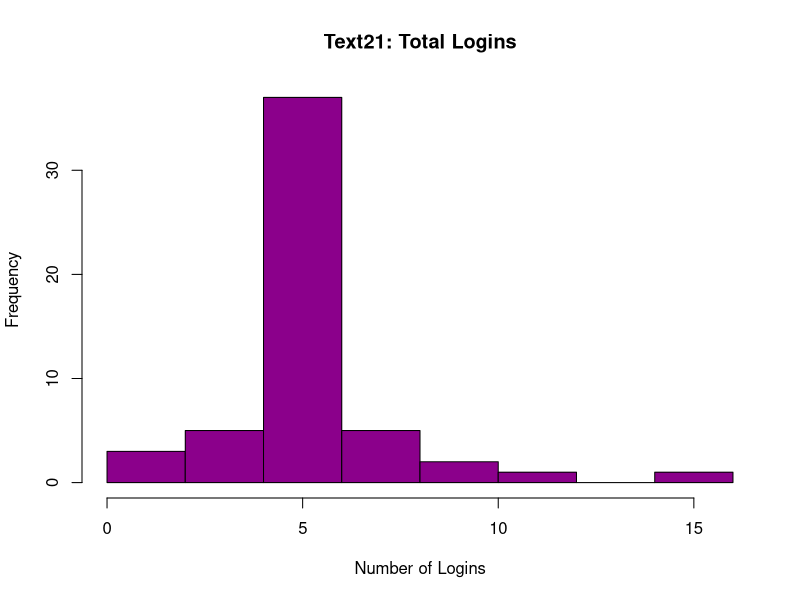
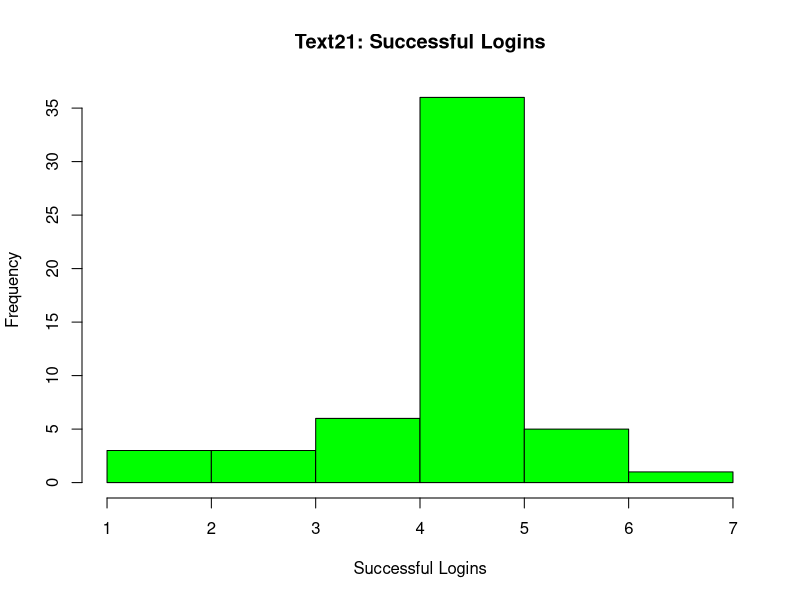
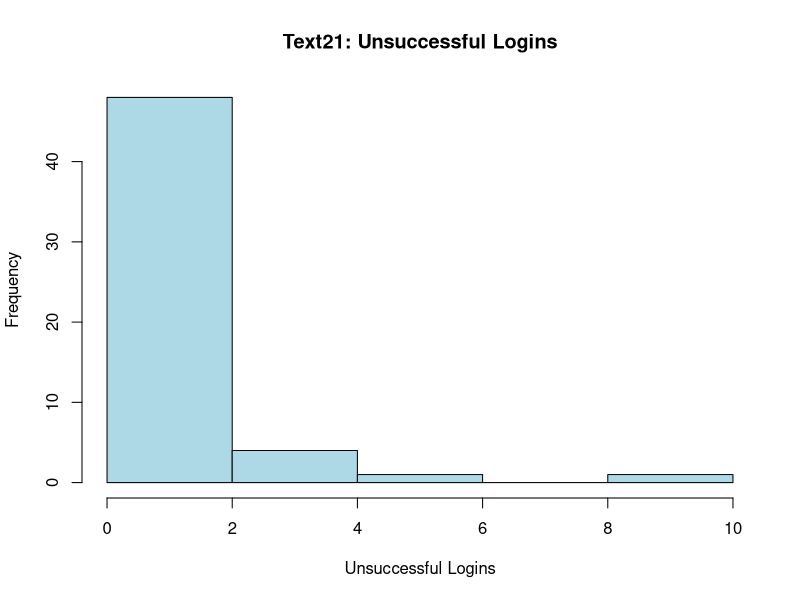
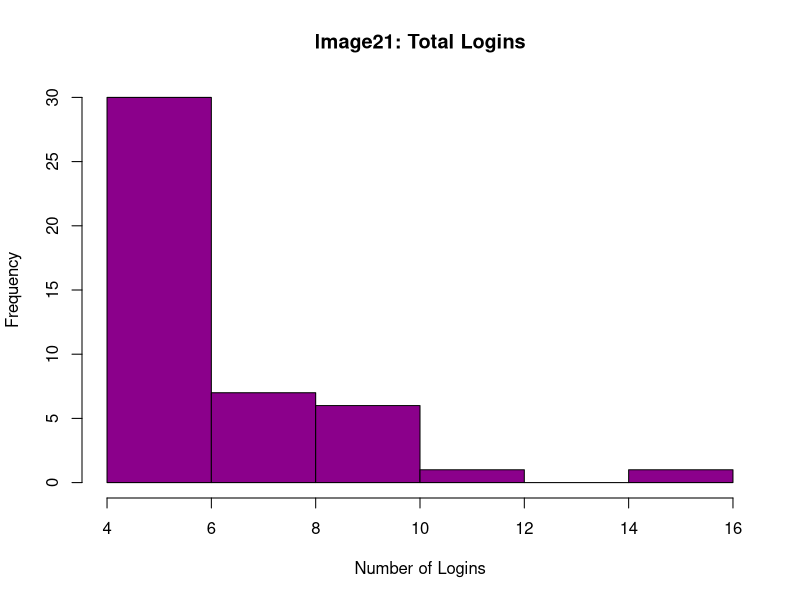
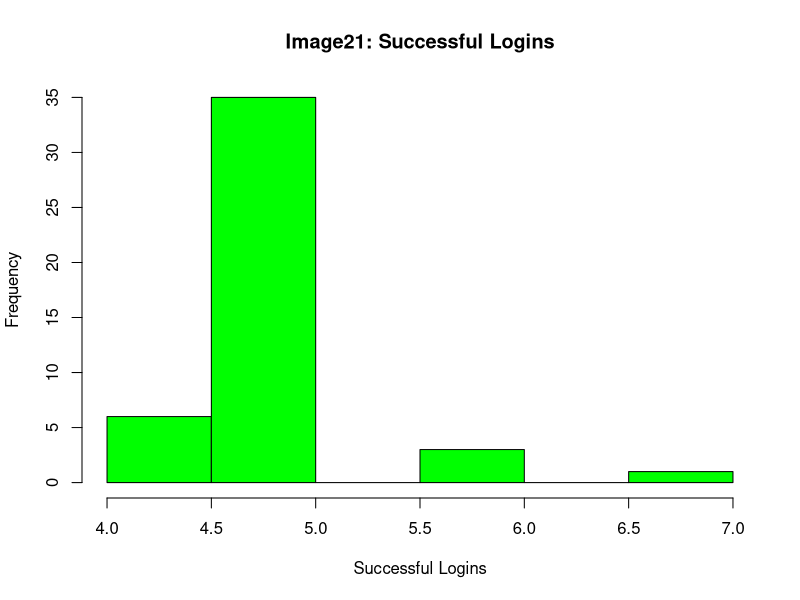
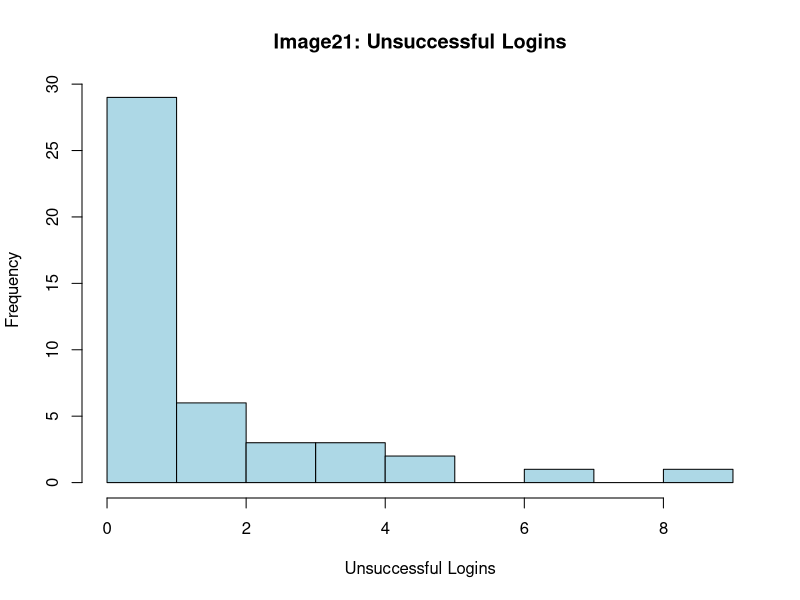

Write R code to recreate these figures, in order.
# don't forget to set working directory using `setwd("DIR")`
output_file <- "output.pdf"; # output file for stats
data <- read.table("combined.csv", header = TRUE, sep = ","); # read csv file, ignore the column names

# format is userId passwordScheme totalLogins successfulLogins unsuccessfulLogins avgSuccessLoginTime avgFailedLoginTime

full_data <- split(data, data$passwordScheme);

text_data = full_data$Text21;
image_data = full_data$Image21;


calculateStatistics <- function(data, scheme) {
	calculateLoginStats(data, scheme);
	calculateTimeStats(data, scheme);
	pdf(file = output_file);
	createLoginHistograms(data, scheme);
	createTimeHistograms(data, scheme);
	dev.off();
}

calculateLoginStats <- function(data, scheme) {
	cat(paste("Mean for logins for", scheme),"\n");
	meanTotalUserLogins <- mean(data$totalLogins);
	cat(paste("Mean total logins for", scheme, meanTotalUserLogins), "\n");
	
	meanSuccessfulUserLogins <- mean(data$successfulLogins);
	cat(paste("Mean successful logins for", scheme, meanSuccessfulUserLogins), "\n");
	
	meanUnsuccessfulUserLogins <- mean(data$unsuccessfulLogins);
	cat(paste("Mean unsuccessful logins for", scheme, meanUnsuccessfulUserLogins), "\n");
	cat("\n");
	
	cat(paste("Standard deviation for logins for", scheme),"\n");
	sdTotalUserLogins <- sd(data$totalLogins);
	cat(paste("Standard deviation of total logins for", scheme, sdTotalUserLogins), "\n");
	
	sdSuccessfulUserLogins <- sd(data$successfulLogins);
	cat(paste("Standard deviation of successful logins for", scheme, sdSuccessfulUserLogins), "\n");
	
	sdUnsuccessfulUserLogins <- sd(data$unsuccessfulLogins);
	cat(paste("Standard deviation of unsuccessful logins for", scheme, sdUnsuccessfulUserLogins), "\n");
	cat("\n");
	
	cat(paste("Median for logins for", scheme),"\n");
	medianTotalUserLogins <- median(data$totalLogins);
	cat(paste("Median total logins for", scheme, medianTotalUserLogins), "\n");
	
	medianSuccessfulUserLogins <- median(data$successfulLogins);
	cat(paste("Median successful logins for", scheme, medianSuccessfulUserLogins), "\n");
	
	medianUnsuccessfulUserLogins <- median(data$unsuccessfulLogins);
	cat(paste("Median unsuccessful logins for", scheme, medianUnsuccessfulUserLogins), "\n");
	cat("\n");
}

calculateTimeStats <- function(data, scheme) {
	cat(paste("Mean for login time for for", scheme),"\n");
	meanSuccessfulUserLoginsTime <- mean(data$avgSuccessLoginTime);
	cat(paste("Mean successful login time for", scheme, meanSuccessfulUserLoginsTime), "\n");
	
	meanUnsuccessfulUserLoginTime <- mean(data$avgFailedLoginTime);
	cat(paste("Mean unsuccessful login time for", scheme, meanUnsuccessfulUserLoginTime), "\n");
	cat("\n");
	
	cat(paste("Standard deviation for login time for", scheme),"\n");
	sdSuccessfulUserLoginTime <- sd(data$avgSuccessLoginTime);
	cat(paste("Standard deviation of successful login time for", scheme, sdSuccessfulUserLoginTime), "\n");
	
	sdUnsuccessfulUserLoginTime <- sd(data$avgFailedLoginTime);
	cat(paste("Standard deviation of unsuccessful login time for", scheme, sdUnsuccessfulUserLoginTime), "\n");
	cat("\n");
	
	cat(paste("Median for login time for", scheme),"\n");
	medianSuccessfulUserLoginTime <- median(data$avgSuccessLoginTime);
	cat(paste("Median successful login time for", scheme, medianSuccessfulUserLoginTime), "\n");
	
	medianUnsuccessfulUserLoginTime <- median(data$avgFailedLoginTime);
	cat(paste("Median unsuccessful login time for", scheme, medianUnsuccessfulUserLoginTime), "\n");
	cat("\n");
}

createLoginHistograms <- function(data, scheme) {
	hist(data$totalLogins,main=paste(scheme, "Total Logins"),xlab="Number of Logins", col="darkmagenta");
	hist(data$successfulLogins,main=paste(scheme, "Successful Logins"),xlab="Successful Logins", col="green");
	hist(data$unsuccessfulLogins,main=paste(scheme, "Unsuccessful Logins"),xlab="Unsuccessful Logins", col="lightblue");
}

createTimeHistograms <- function(data, scheme) {
	
}

calculateStatistics(text_data, "Text21:");
calculateStatistics(image_data, "Image21:");